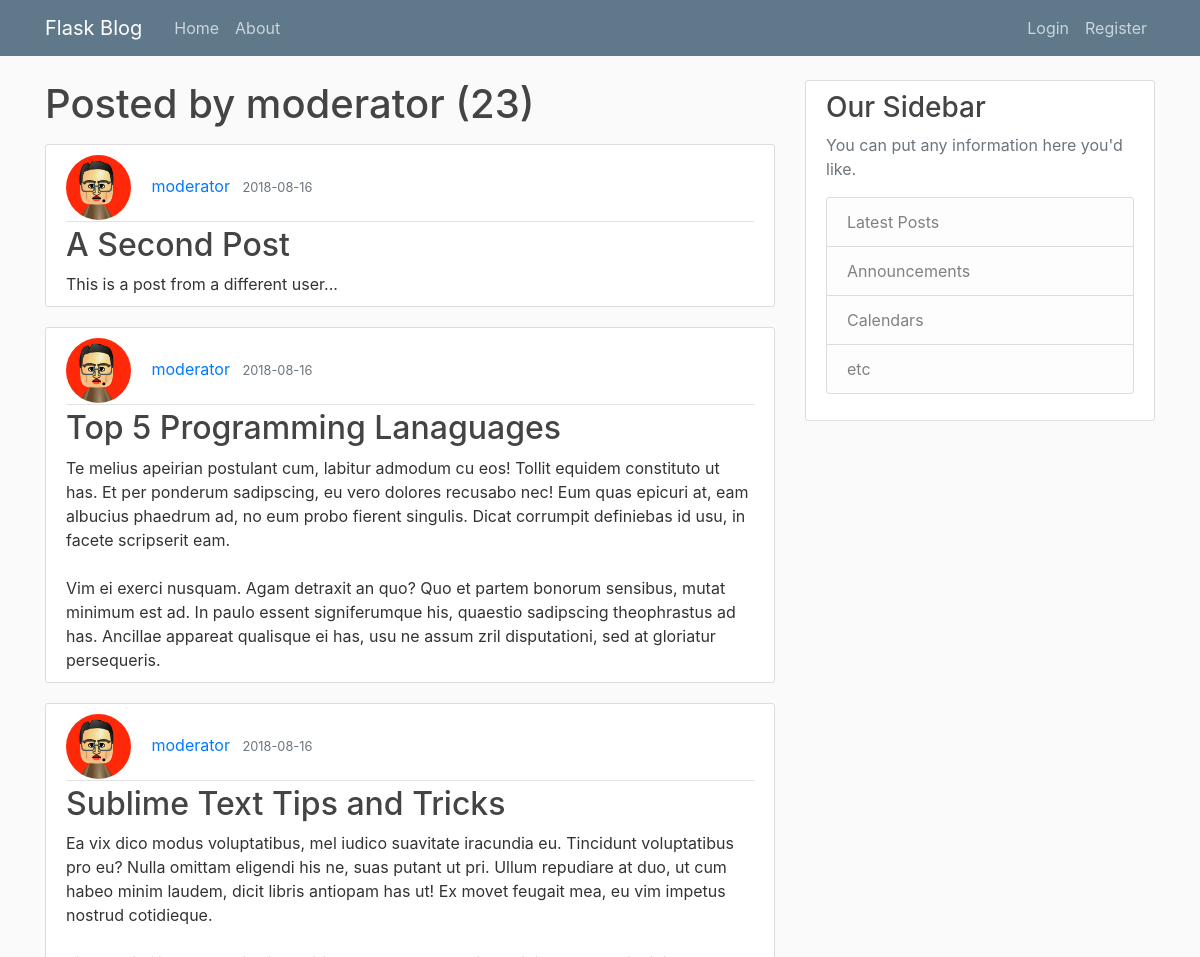
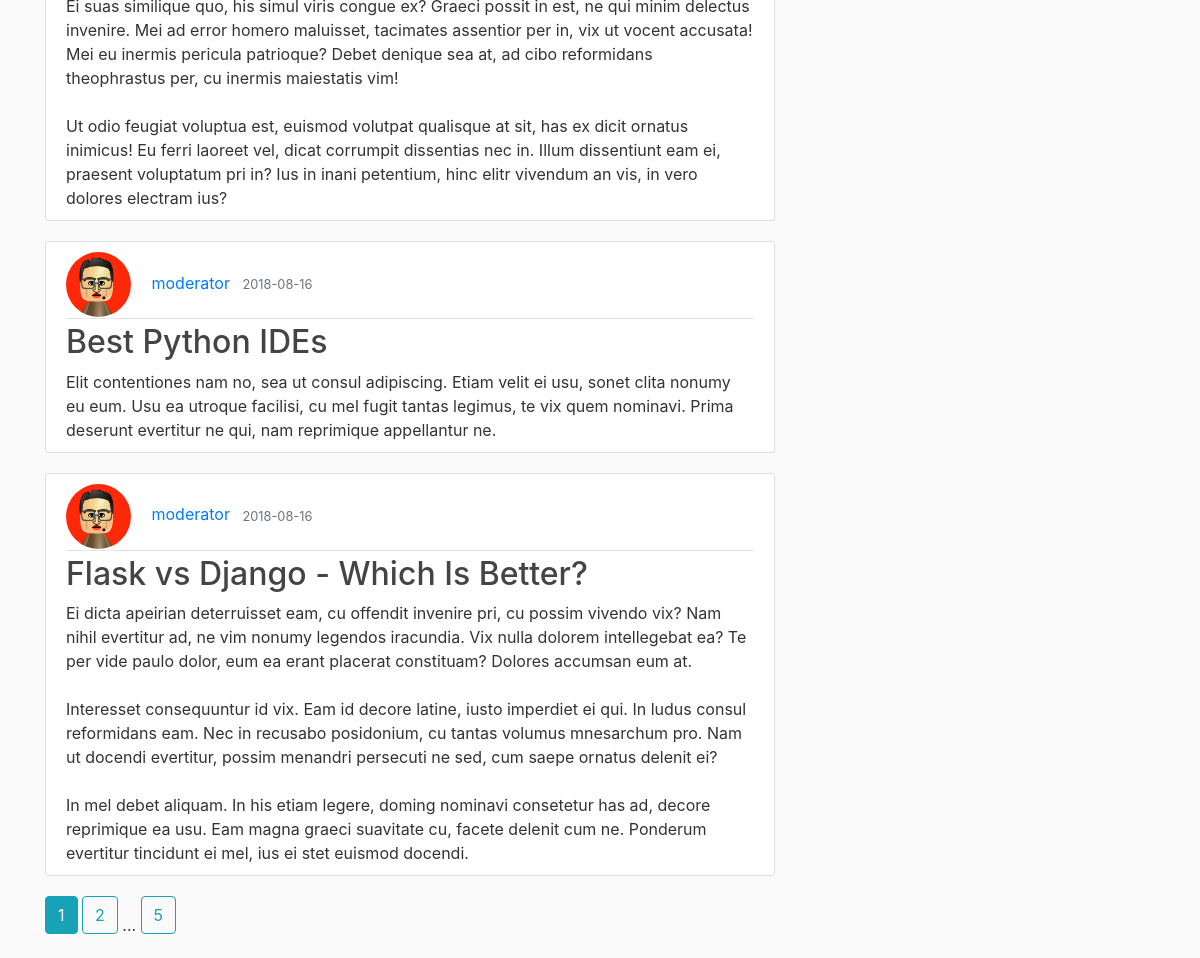
Screenshot of /user/moderator with the database file from the repository (2 pictures, top to bottom).
### flaskblog/models.py (models this page shows, shortened)
class User(db.Model, UserMixin):
	id = db.Column(db.Integer, primary_key = True)
	username = db.Column(db.String(20), unique = True, nullable = False)
	email = db.Column(db.String(120), unique=True, nullable = False)
	image_file = db.Column(db.String(20), nullable=False, default='default.jpg')
	password = db.Column(db.String(60), nullable= False)
	posts = db.relationship('Post', backref='author', lazy = True)

class Post(db.Model):
	id = db.Column(db.Integer, primary_key = True)
	title = db.Column(db.String(100), nullable = False)
	date_posted = db.Column(db.String(60), nullable=False, default = datetime.utcnow)
	content = db.Column(db.Text, nullable=False)
	user_id = db.Column(db.Integer, db.ForeignKey('user.id'), nullable=False)

### flaskblog/users/routes.py (the view)
@users.route("/user/<string:username>")
def user_posts(username):
	page = request.args.get('page', 1, type = int)
	user = User.query.filter_by(username=username).first_or_404()
	posts = Post.query\
		.order_by(Post.date_posted.desc())\
		.paginate(page = page, per_page=5)
	return render_template('user_posts.html', posts=posts, user=user)

### flaskblog/templates/user_posts.html
{% extends "layout.html" %}
{% block content %}
	<h1 class="mb-3">Posted by {{user.username}} ({{ posts.total}})</h1>
	{% for post in posts.items %}
	<article class="media content-section">
		<div class="media-body">
			<div class="article-metadata">
				<img class="rounded-circle article-img" src="{{url_for('static', filename='profile_pics/' + post.author.image_file)}}" >
				<a class="mr-2" href="{{url_for('users.user_posts', username=post.author.username)}}">{{ post.author.username}}</a>
				<small class="text-muted">{{ post.date_posted[0:10] }}</small>
			</div>
			<h2><a class="article-title" href="{{url_for('posts.post', post_id = post.id)}}">{{ post.title}}</a></h2>
			<div class="article-content">{{ post.content | safe }}</div>
		</div>
	</article>
	{% endfor %}
	{% for page_num in posts.iter_pages(left_edge=1, right_edge=1, left_current=1, right_current=2)%}
		{% if page_num%}
			{% if posts.page == page_num %}
				<a class="btn btn-info mb-4" href="{{ url_for('users.user_posts', username = user.username, page = page_num)}}">{{page_num}}</a>
			{% else %}
				<a class="btn btn-outline-info mb-4" href="{{ url_for('users.user_posts', username = user.username, page = page_num)}}">{{page_num}}</a>
			{% endif %}
		{% else %}
			...
		{% endif %}
	{% endfor %}
{%endblock content %}

### flaskblog/static/main.css (style rules this page uses)
body { background: #fafafa; color: #333333; margin-top: 5rem; }
h1, h2, h3, h4, h5, h6 { color: #444444; }
.content-section { background: #ffffff; padding: 10px 20px; border: 1px solid #dddddd; border-radius: 3px; margin-bottom: 20px; }
.article-title { color: #444444; }
.article-content { white-space: pre-line; }
.article-img { height: 65px; width: 65px; margin-right: 16px; }
.article-metadata { padding-bottom: 1px; margin-bottom: 4px; border-bottom: 1px solid #e3e3e3 }

### rows the page displays
User: username "moderator"
Post: image_file (placeholder picture), author.username "moderator", date_posted "2018-08-16", title "A Second Post", content "This is a post from a different user..."
Post: image_file (placeholder picture), author.username "moderator", date_posted "2018-08-16", title "Top 5 Programming Lanaguages", content "Te melius apeirian postulant cum, labitur admodum cu eos! Tollit equidem constituto ut has. Et per ponderum sadipscing, eu vero dolores recusabo nec! Eum quas epicuri at, eam albucius phaedrum ad, no eum probo fierent singulis. Dicat corrumpit definiebas id usu, in facete scripserit eam. Vim ei exerci nusquam. Agam detraxit an quo? Quo et partem bonorum sensibus, mutat minimum est ad. In paulo essent signiferumque his, quaestio sadipscing theophrastus ad has. Ancillae appareat qualisque ei has, usu ne assum zril disputationi, sed at gloriatur persequeris."
Post: image_file (placeholder picture), author.username "moderator", date_posted "2018-08-16", title "Sublime Text Tips and Tricks", content "Ea vix dico modus voluptatibus, mel iudico suavitate iracundia eu. Tincidunt voluptatibus pro eu? Nulla omittam eligendi his ne, suas putant ut pri. Ullum repudiare at duo, ut cum habeo minim laudem, dicit libris antiopam has ut! Ex movet feugait mea, eu vim impetus nostrud cotidieque. Ei suas similique quo, his simul viris congue ex? Graeci possit in est, ne qui minim delectus invenire. Mei ad error homero maluisset, tacimates assentior per in, vix ut vocent accusata! Mei eu inermis pericula patrioque? Debet denique sea at, ad cibo reformidans theophrastus per, cu inermis maiestatis vim! Ut odio feugiat voluptua est, euismod volutpat qualisque at sit, has ex dicit ornatus inimicus! Eu…"
Post: image_file (placeholder picture), author.username "moderator", date_posted "2018-08-16", title "Best Python IDEs", content "Elit contentiones nam no, sea ut consul adipiscing. Etiam velit ei usu, sonet clita nonumy eu eum. Usu ea utroque facilisi, cu mel fugit tantas legimus, te vix quem nominavi. Prima deserunt evertitur ne qui, nam reprimique appellantur ne."
Post: image_file (placeholder picture), author.username "moderator", date_posted "2018-08-16", title "Flask vs Django - Which Is Better?", content "Ei dicta apeirian deterruisset eam, cu offendit invenire pri, cu possim vivendo vix? Nam nihil evertitur ad, ne vim nonumy legendos iracundia. Vix nulla dolorem intellegebat ea? Te per vide paulo dolor, eum ea erant placerat constituam? Dolores accumsan eum at. Interesset consequuntur id vix. Eam id decore latine, iusto imperdiet ei qui. In ludus consul reformidans eam. Nec in recusabo posidonium, cu tantas volumus mnesarchum pro. Nam ut docendi evertitur, possim menandri persecuti ne sed, cum saepe ornatus delenit ei? In mel debet aliquam. In his etiam legere, doming nominavi consetetur has ad, decore reprimique ea usu. Eam magna graeci suavitate cu, facete delenit cum ne. Ponderum…"

### other values shown
{{ posts.total }} "23"
{{ page_num }} "1"
{{ page_num }} "2" "5"
